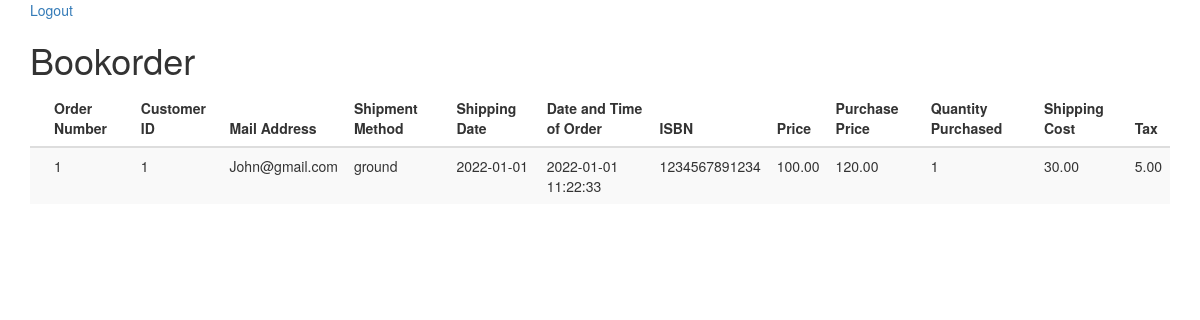
The page / (signed in) on the database its author committed.
### tables this page shows
CREATE TABLE bookorder(
    Order_Number INT NOT NULL AUTO_INCREMENT PRIMARY KEY,
    user_id INT NOT NULL,
    Mailing_Address VARCHAR(500),
    Credit_Card_Number VARCHAR(16),
    Shipment_Method VARCHAR(50),
    Shipping_Date DATE,
    Date_and_Time_of_Order DATETIME,
    ISBN VARCHAR(17),
    Price DECIMAL(7, 2),
    Purchase_Price DECIMAL(7, 2),
    Quantity_Purchased INT,
    Shipping_Cost DECIMAL(7, 2),
    Tax DECIMAL(7, 2),
    FOREIGN KEY (user_id) REFERENCES users(user_id)
);

### www/index.php (the view, shortened to what this page needs)
<!DOCTYPE html>
<html>
<head>
    <link rel="stylesheet" href="http://maxcdn.bootstrapcdn.com/bootstrap/3.3.6/css/bootstrap.min.css">
</head>
<body>
    <div class="container">
        <td colspan=2>
            <a href="logout.php">Logout</a>
        </td>
        <?php echo "<h1>Bookorder</h1>"; ?>
        <?php
        require_once '_route.php';
        $query = 'SELECT Order_Number, user_id, Mailing_Address, Shipment_Method, Shipping_Date, Date_and_Time_of_Order, ISBN, Price, Purchase_Price, Quantity_Purchased, Shipping_Cost, Tax From bookorder WHERE user_id = :user_id';
        $query = $read_db->prepare($query);
        $query->execute([':user_id' => $_SESSION['userid']] );
        $query->setFetchMode(PDO::FETCH_ASSOC);
        echo '<table class="table table-striped">';
        echo '<thead><tr><th></th><th>Order Number</th><th>Customer ID</th><th>Mail Address</th><th>Shipment Method</th><th>Shipping Date</th><th>Date and Time of Order</th><th>ISBN</th><th>Price</th><th>Purchase Price</th><th>Quantity Purchased</th><th>Shipping Cost</th><th>Tax</th></tr></thead>';
        if($query->rowCount() > 0){
            while($row = $query->fetch()) {
                echo '<tr>';
                echo '<td></td>';
                foreach ($row as $key => $value) {
                    echo '<td>' . $value . '</td>';
                }
                echo '</tr>';
            }
            echo '</table>';
        }else{
            echo '</table>';
            echo '<h2>Data no found!</h2>';
        }
        ?>
    </div>
</body>
</html>

### rows shown on the page
bookorder: Order_Number "1", user "1", Mailing_Address "John@gmail.com", Shipment_Method "ground", Shipping_Date "2022-01-01", Date_and_Time_of_Order "2022-01-01 11:22:33", ISBN "1234567891234", Price "100.00", Purchase_Price "120.00", Quantity_Purchased "1", Shipping_Cost "30.00", Tax "5.00"
